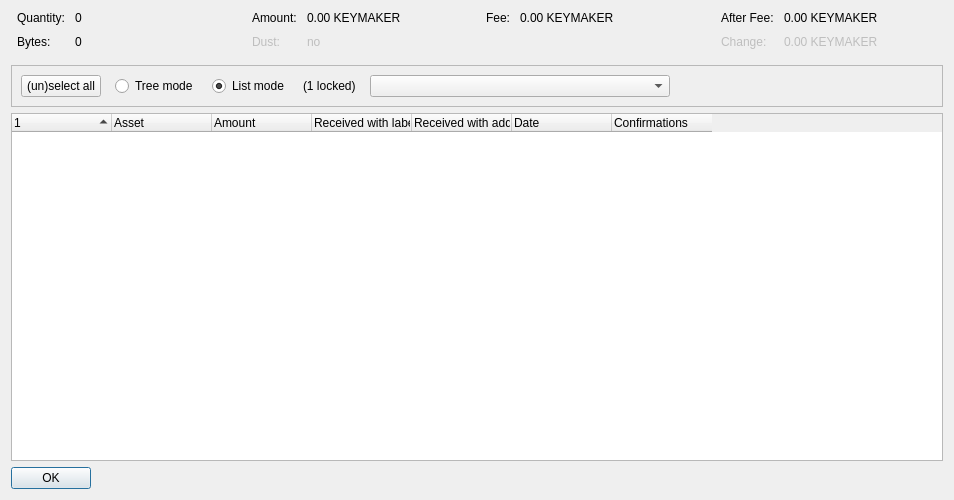
<?xml version="1.0" encoding="UTF-8"?>
<ui version="4.0">
 <class>AssetControlDialog</class>
 <widget class="QDialog" name="AssetControlDialog">
  <property name="geometry">
   <rect>
    <x>0</x>
    <y>0</y>
    <width>954</width>
    <height>500</height>
   </rect>
  </property>
  <property name="windowTitle">
   <string>Asset Selection</string>
  </property>
  <layout class="QVBoxLayout" name="verticalLayout">
   <item>
    <layout class="QHBoxLayout" name="horizontalLayoutTop" stretch="0,0,0,0">
     <property name="topMargin">
      <number>0</number>
     </property>
     <property name="bottomMargin">
      <number>10</number>
     </property>
     <item>
      <layout class="QFormLayout" name="formLayoutAssetControl1">
       <property name="horizontalSpacing">
        <number>10</number>
       </property>
       <property name="verticalSpacing">
        <number>10</number>
       </property>
       <property name="leftMargin">
        <number>6</number>
       </property>
       <property name="rightMargin">
        <number>6</number>
       </property>
       <item row="0" column="0">
        <widget class="QLabel" name="labelAssetControlQuantityText">
         <property name="text">
          <string>Quantity:</string>
         </property>
        </widget>
       </item>
       <item row="0" column="1">
        <widget class="QLabel" name="labelAssetControlQuantity">
         <property name="cursor">
          <cursorShape>IBeamCursor</cursorShape>
         </property>
         <property name="contextMenuPolicy">
          <enum>Qt::ActionsContextMenu</enum>
         </property>
         <property name="text">
          <string notr="true">0</string>
         </property>
         <property name="textInteractionFlags">
          <set>Qt::LinksAccessibleByMouse|Qt::TextSelectableByKeyboard|Qt::TextSelectableByMouse</set>
         </property>
        </widget>
       </item>
       <item row="1" column="0">
        <widget class="QLabel" name="labelAssetControlBytesText">
         <property name="text">
          <string>Bytes:</string>
         </property>
        </widget>
       </item>
       <item row="1" column="1">
        <widget class="QLabel" name="labelAssetControlBytes">
         <property name="cursor">
          <cursorShape>IBeamCursor</cursorShape>
         </property>
         <property name="contextMenuPolicy">
          <enum>Qt::ActionsContextMenu</enum>
         </property>
         <property name="text">
          <string notr="true">0</string>
         </property>
         <property name="textInteractionFlags">
          <set>Qt::LinksAccessibleByMouse|Qt::TextSelectableByKeyboard|Qt::TextSelectableByMouse</set>
         </property>
        </widget>
       </item>
      </layout>
     </item>
     <item>
      <layout class="QFormLayout" name="formLayoutAssetControl2">
       <property name="horizontalSpacing">
        <number>10</number>
       </property>
       <property name="verticalSpacing">
        <number>10</number>
       </property>
       <property name="leftMargin">
        <number>6</number>
       </property>
       <property name="rightMargin">
        <number>6</number>
       </property>
       <item row="0" column="0">
        <widget class="QLabel" name="labelAssetControlAmountText">
         <property name="text">
          <string>Amount:</string>
         </property>
        </widget>
       </item>
       <item row="0" column="1">
        <widget class="QLabel" name="labelAssetControlAmount">
         <property name="cursor">
          <cursorShape>IBeamCursor</cursorShape>
         </property>
         <property name="contextMenuPolicy">
          <enum>Qt::ActionsContextMenu</enum>
         </property>
         <property name="text">
          <string notr="true">0.00 KEYMAKER</string>
         </property>
         <property name="textInteractionFlags">
          <set>Qt::LinksAccessibleByMouse|Qt::TextSelectableByKeyboard|Qt::TextSelectableByMouse</set>
         </property>
        </widget>
       </item>
       <item row="1" column="0">
        <widget class="QLabel" name="labelAssetControlLowOutputText">
         <property name="enabled">
          <bool>false</bool>
         </property>
         <property name="text">
          <string>Dust:</string>
         </property>
        </widget>
       </item>
       <item row="1" column="1">
        <widget class="QLabel" name="labelAssetControlLowOutput">
         <property name="enabled">
          <bool>false</bool>
         </property>
         <property name="cursor">
          <cursorShape>IBeamCursor</cursorShape>
         </property>
         <property name="contextMenuPolicy">
          <enum>Qt::ActionsContextMenu</enum>
         </property>
         <property name="text">
          <string notr="true">no</string>
         </property>
         <property name="textInteractionFlags">
          <set>Qt::LinksAccessibleByMouse|Qt::TextSelectableByKeyboard|Qt::TextSelectableByMouse</set>
         </property>
        </widget>
       </item>
      </layout>
     </item>
     <item>
      <layout class="QFormLayout" name="formLayoutAssetControl3">
       <property name="horizontalSpacing">
        <number>10</number>
       </property>
       <property name="verticalSpacing">
        <number>10</number>
       </property>
       <property name="leftMargin">
        <number>6</number>
       </property>
       <property name="rightMargin">
        <number>6</number>
       </property>
       <item row="0" column="0">
        <widget class="QLabel" name="labelAssetControlFeeText">
         <property name="text">
          <string>Fee:</string>
         </property>
        </widget>
       </item>
       <item row="0" column="1">
        <widget class="QLabel" name="labelAssetControlFee">
         <property name="cursor">
          <cursorShape>IBeamCursor</cursorShape>
         </property>
         <property name="contextMenuPolicy">
          <enum>Qt::ActionsContextMenu</enum>
         </property>
         <property name="text">
          <string notr="true">0.00 KEYMAKER</string>
         </property>
         <property name="textInteractionFlags">
          <set>Qt::LinksAccessibleByMouse|Qt::TextSelectableByKeyboard|Qt::TextSelectableByMouse</set>
         </property>
        </widget>
       </item>
      </layout>
     </item>
     <item>
      <layout class="QFormLayout" name="formLayoutAssetControl4">
       <property name="horizontalSpacing">
        <number>10</number>
       </property>
       <property name="verticalSpacing">
        <number>10</number>
       </property>
       <property name="leftMargin">
        <number>6</number>
       </property>
       <property name="rightMargin">
        <number>6</number>
       </property>
       <item row="0" column="0">
        <widget class="QLabel" name="labelAssetControlAfterFeeText">
         <property name="text">
          <string>After Fee:</string>
         </property>
        </widget>
       </item>
       <item row="0" column="1">
        <widget class="QLabel" name="labelAssetControlAfterFee">
         <property name="cursor">
          <cursorShape>IBeamCursor</cursorShape>
         </property>
         <property name="contextMenuPolicy">
          <enum>Qt::ActionsContextMenu</enum>
         </property>
         <property name="text">
          <string notr="true">0.00 KEYMAKER</string>
         </property>
         <property name="textInteractionFlags">
          <set>Qt::LinksAccessibleByMouse|Qt::TextSelectableByKeyboard|Qt::TextSelectableByMouse</set>
         </property>
        </widget>
       </item>
       <item row="1" column="0">
        <widget class="QLabel" name="labelAssetControlChangeText">
         <property name="enabled">
          <bool>false</bool>
         </property>
         <property name="text">
          <string>Change:</string>
         </property>
        </widget>
       </item>
       <item row="1" column="1">
        <widget class="QLabel" name="labelAssetControlChange">
         <property name="enabled">
          <bool>false</bool>
         </property>
         <property name="cursor">
          <cursorShape>IBeamCursor</cursorShape>
         </property>
         <property name="contextMenuPolicy">
          <enum>Qt::ActionsContextMenu</enum>
         </property>
         <property name="text">
          <string notr="true">0.00 KEYMAKER</string>
         </property>
         <property name="textInteractionFlags">
          <set>Qt::LinksAccessibleByMouse|Qt::TextSelectableByKeyboard|Qt::TextSelectableByMouse</set>
         </property>
        </widget>
       </item>
      </layout>
     </item>
    </layout>
   </item>
   <item>
    <widget class="QFrame" name="frame">
     <property name="minimumSize">
      <size>
       <width>0</width>
       <height>40</height>
      </size>
     </property>
     <property name="frameShape">
      <enum>QFrame::StyledPanel</enum>
     </property>
     <property name="frameShadow">
      <enum>QFrame::Sunken</enum>
     </property>
     <layout class="QHBoxLayout" name="horizontalLayout">
      <item>
       <layout class="QHBoxLayout" name="horizontalLayoutPanel" stretch="0,0,0,0,0,0">
        <property name="spacing">
         <number>14</number>
        </property>
        <item>
         <widget class="QPushButton" name="pushButtonSelectAll">
          <property name="sizePolicy">
           <sizepolicy hsizetype="Maximum" vsizetype="Fixed">
            <horstretch>0</horstretch>
            <verstretch>0</verstretch>
           </sizepolicy>
          </property>
          <property name="text">
           <string>(un)select all</string>
          </property>
          <property name="autoDefault">
           <bool>false</bool>
          </property>
         </widget>
        </item>
        <item>
         <widget class="QRadioButton" name="radioTreeMode">
          <property name="sizePolicy">
           <sizepolicy hsizetype="Maximum" vsizetype="Fixed">
            <horstretch>0</horstretch>
            <verstretch>0</verstretch>
           </sizepolicy>
          </property>
          <property name="text">
           <string>Tree mode</string>
          </property>
         </widget>
        </item>
        <item>
         <widget class="QRadioButton" name="radioListMode">
          <property name="sizePolicy">
           <sizepolicy hsizetype="Maximum" vsizetype="Fixed">
            <horstretch>0</horstretch>
            <verstretch>0</verstretch>
           </sizepolicy>
          </property>
          <property name="text">
           <string>List mode</string>
          </property>
          <property name="checked">
           <bool>true</bool>
          </property>
         </widget>
        </item>
        <item>
         <widget class="QLabel" name="labelLocked">
          <property name="text">
           <string>(1 locked)</string>
          </property>
         </widget>
        </item>
        <item>
         <widget class="QComboBox" name="assetList">
          <property name="sizePolicy">
           <sizepolicy hsizetype="Preferred" vsizetype="Fixed">
            <horstretch>0</horstretch>
            <verstretch>0</verstretch>
           </sizepolicy>
          </property>
          <property name="minimumSize">
           <size>
            <width>300</width>
            <height>0</height>
           </size>
          </property>
         </widget>
        </item>
        <item>
         <spacer name="horizontalSpacer">
          <property name="orientation">
           <enum>Qt::Horizontal</enum>
          </property>
          <property name="sizeHint" stdset="0">
           <size>
            <width>40</width>
            <height>20</height>
           </size>
          </property>
         </spacer>
        </item>
       </layout>
      </item>
     </layout>
    </widget>
   </item>
   <item>
    <widget class="AssetControlTreeWidget" name="treeWidget">
     <property name="contextMenuPolicy">
      <enum>Qt::CustomContextMenu</enum>
     </property>
     <property name="sortingEnabled">
      <bool>false</bool>
     </property>
     <property name="columnCount">
      <number>7</number>
     </property>
     <attribute name="headerShowSortIndicator" stdset="0">
      <bool>true</bool>
     </attribute>
     <attribute name="headerStretchLastSection">
      <bool>false</bool>
     </attribute>
     <column>
      <property name="text">
       <string/>
      </property>
     </column>
     <column>
      <property name="text">
       <string>Asset</string>
      </property>
      <property name="toolTip">
       <string>Confirmed</string>
      </property>
     </column>
     <column>
      <property name="text">
       <string>Amount</string>
      </property>
     </column>
     <column>
      <property name="text">
       <string>Received with label</string>
      </property>
     </column>
     <column>
      <property name="text">
       <string>Received with address</string>
      </property>
     </column>
     <column>
      <property name="text">
       <string>Date</string>
      </property>
     </column>
     <column>
      <property name="text">
       <string>Confirmations</string>
      </property>
     </column>
    </widget>
   </item>
   <item>
    <widget class="QDialogButtonBox" name="buttonBox">
     <property name="sizePolicy">
      <sizepolicy hsizetype="Maximum" vsizetype="Fixed">
       <horstretch>0</horstretch>
       <verstretch>0</verstretch>
      </sizepolicy>
     </property>
     <property name="orientation">
      <enum>Qt::Horizontal</enum>
     </property>
     <property name="standardButtons">
      <set>QDialogButtonBox::Ok</set>
     </property>
    </widget>
   </item>
  </layout>
 </widget>
 <customwidgets>
  <customwidget>
   <class>AssetControlTreeWidget</class>
   <extends>QTreeWidget</extends>
   <header>qt/assetcontroltreewidget.h</header>
  </customwidget>
 </customwidgets>
 <resources/>
 <connections/>
</ui>
